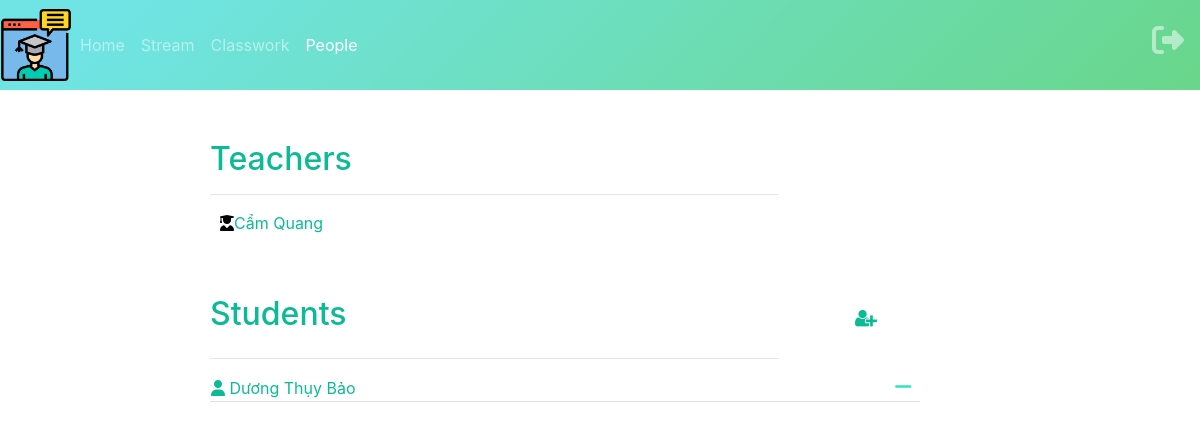
Page /public/people.php?id=5fbdb0c3cab on the earlier database version.
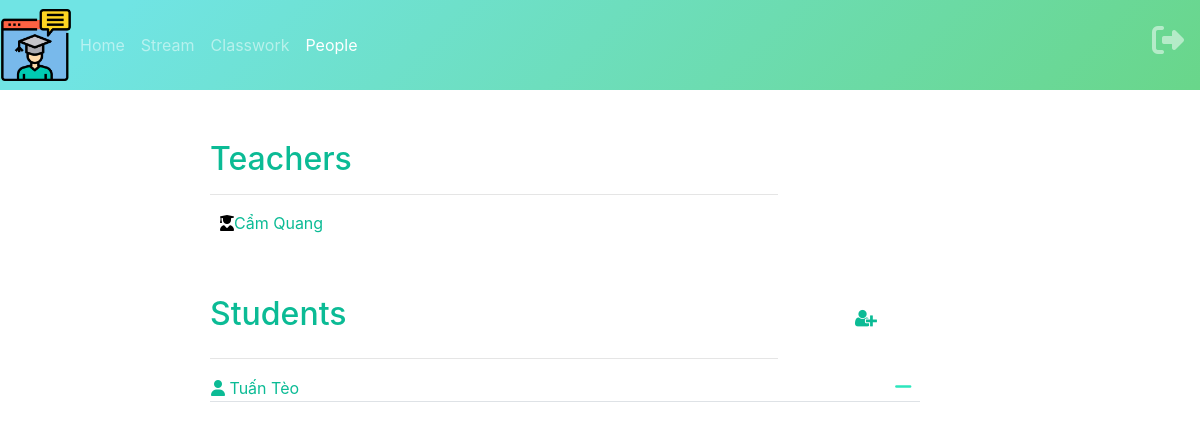
Same page on the later database version.
### tables this page shows
CREATE TABLE `student_class` (
  `id_student` int(11) NOT NULL,
  `id_class` varchar(20) NOT NULL
);

CREATE TABLE `user` (
  `id` int(11) NOT NULL,
  `user_name` varchar(100) DEFAULT NULL,
  `fullname` varchar(100) DEFAULT NULL,
  `password` varchar(255) DEFAULT NULL,
  `date` date DEFAULT NULL,
  `email` varchar(100) DEFAULT NULL,
  `phone` char(15) DEFAULT NULL,
  `vkey` varchar(255) DEFAULT NULL,
  `verified` int(11) DEFAULT 0,
  `role` int(5) DEFAULT 0,
  `created_at` timestamp NULL DEFAULT NULL,
  `updated_at` timestamp NULL DEFAULT NULL ON UPDATE current_timestamp()
);

### libraries/Database.php (called while the page is built, shortened)
<?php
    class Database
    {
        public $link;
        public function __construct()
        {
            $this->link = mysqli_connect("localhost","root","","web_classroom") or die ();
            mysqli_set_charset($this->link,"utf8");
        }
        public function fetchAllCondition($table , $query)
        {
            $sql = "SELECT * FROM {$table} WHERE $query" ;
            $result = mysqli_query($this->link,$sql) or die("Lỗi Truy Vấn fetchAll " .mysqli_error($this->link));
            $data = [];
            if( $result)
            {
                while ($num = mysqli_fetch_assoc($result))
                {
                    $data[] = $num;
                }
            }
            return $data;
        }
    }
?>

### autoload/autoload.php (called while the page is built, shortened)
<?php
require_once __DIR__. "/../libraries/Database.php";
$db = new Database;
?>

### public/people.php (the view, shortened to what the changed rows need)
<?php
    require_once __DIR__. "/../autoload/autoload.php";
    $student_arr = $db -> fetchAllCondition('student_class, user', "user.id = student_class.id_student AND student_class.id_class ='".$_GET['id']."'");
?>
<!DOCTYPE html>
<html>
    <head>
        <link href="css/style.css" rel="stylesheet" type="text/css" />
        <link rel="stylesheet" href="https://maxcdn.bootstrapcdn.com/bootstrap/4.5.2/css/bootstrap.min.css">
        <link rel="stylesheet" href="https://cdnjs.cloudflare.com/ajax/libs/font-awesome/4.7.0/css/font-awesome.min.css">
    </head>
    <body>
        <div class="container-sm">
            <div class=" teacher col-lg-8">
                <table >
                    <tr>
                        <h2 >Teachers <a id="teacheradd"> <label for="showinvite"> </label> </a> </h2>
                    </tr>
                    <tr>
                        <h2 id="student"> Students <a href="#" id="teacheradd"> <label for="showinvite"> <i id="buttonteacher"  class="fa fa-user-plus"></i> </lablel> </a> </h2>
                    </tr>
                    <tr>
                        <div id="user-info">
                            <table id = "user-listing">
                                <?php
                                    foreach($student_arr as $student){
                                    ?>
                                    <tr class=" border-bottom">
                                        <td class="text-left"><i class="fas fa-user"></i>   <?= $student['fullname']?></td>
                                        <td class="text-right pr-2"><a href="./delete_student.php?student=<?= $student['id'] ?>&id=<?= $_GET['id'] ?>"><i id="buttonstudent"  class="fas fa-minus" onclick="return confirm('Are you sure you want to delete this student?');"></i></a></td>
                                    </tr>
                                <?php } ?>
                            </table>
                        </div>
                    </tr>
                </table>
            </div>
            </div>
    </body>
</html>

Differences in the rows shown:
removed student_class: user.fullname "Dương Thụy Bảo"
added student_class: user.fullname "Tuấn Tèo"
